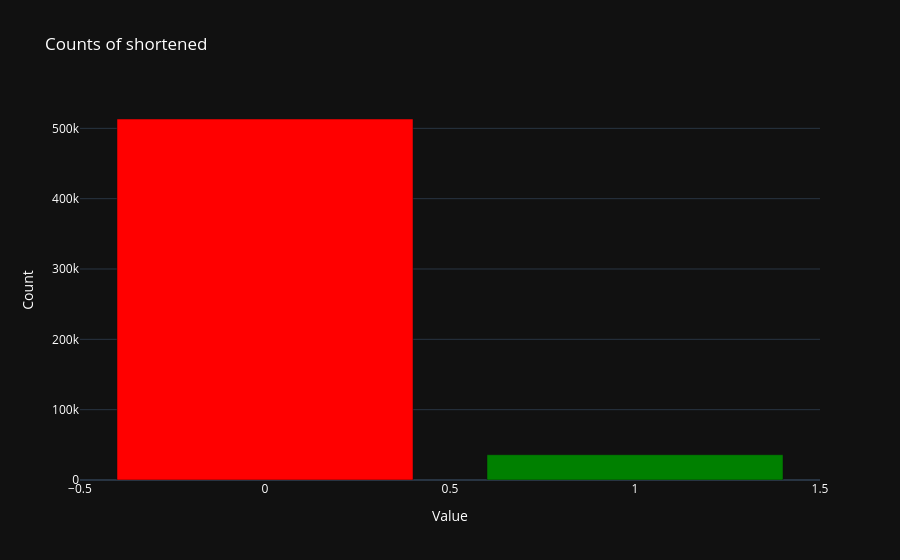
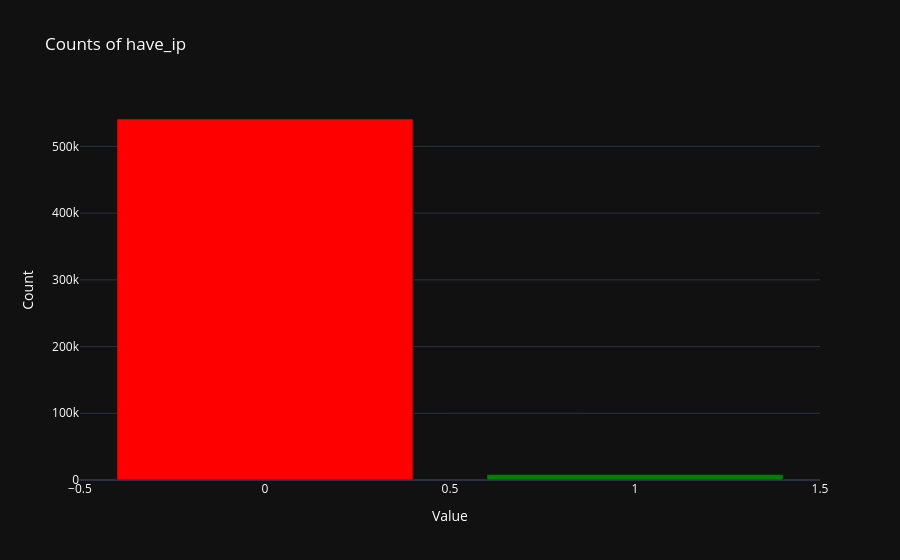

Notebook source saved alongside these figures, in order:
### Code cell
import plotly.graph_objects as go

# Define the special color for True count
true_color = 'green'

# Define the special color for False count
false_color = 'red'

# Plot bar chart for the 'shortened' column
shortened_counts = urls_data['shortened'].value_counts()
colors = [true_color if val else false_color for val in shortened_counts.index]
fig_shortened = go.Figure(data=go.Bar(x=shortened_counts.index, y=shortened_counts, marker_color=colors))
fig_shortened.update_layout(title='Counts of shortened',
                            xaxis_title='Value',
                            yaxis_title='Count',
                            template='plotly_dark',
                            font=dict(color='white'))
fig_shortened.show()


# Plot bar chart for the 'have_ip' column
have_ip_counts = urls_data['have_ip'].value_counts()
colors = [true_color if val else false_color for val in have_ip_counts.index]
fig_have_ip = go.Figure(data=go.Bar(x=have_ip_counts.index, y=have_ip_counts, marker_color=colors))
fig_have_ip.update_layout(title='Counts of have_ip',
                          xaxis_title='Value',
                          yaxis_title='Count',
                          template='plotly_dark',
                          font=dict(color='white'))
fig_have_ip.show()

### Figure 1 — Plotly figure (JSON) as saved in the notebook; plotly's stock layout.template omitted (floating-point values rounded to 4 significant figures)
{"data": [{"marker": {"color": ["red", "green"]}, "type": "bar", "x": [0, 1], "y": [513296, 35956]}], "layout": {"font": {"color": "white"}, "title": {"text": "Counts of shortened"}, "xaxis": {"title": {"text": "Value"}}, "yaxis": {"title": {"text": "Count"}}}}

### Figure 2 — Plotly figure (JSON) as saved in the notebook; plotly's stock layout.template omitted (floating-point values rounded to 4 significant figures)
{"data": [{"marker": {"color": ["red", "green"]}, "type": "bar", "x": [0, 1], "y": [541059, 8193]}], "layout": {"font": {"color": "white"}, "title": {"text": "Counts of have_ip"}, "xaxis": {"title": {"text": "Value"}}, "yaxis": {"title": {"text": "Count"}}}}
